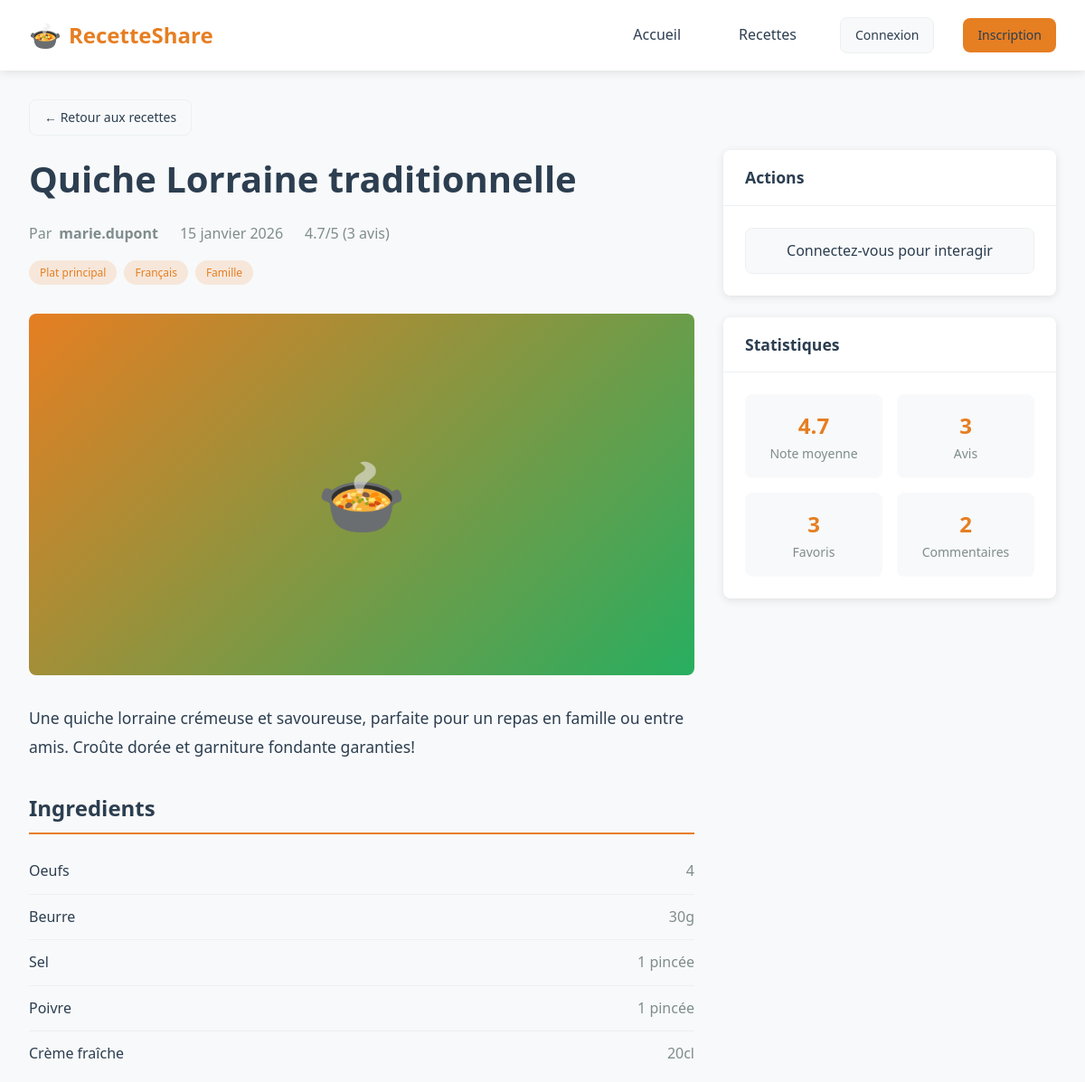
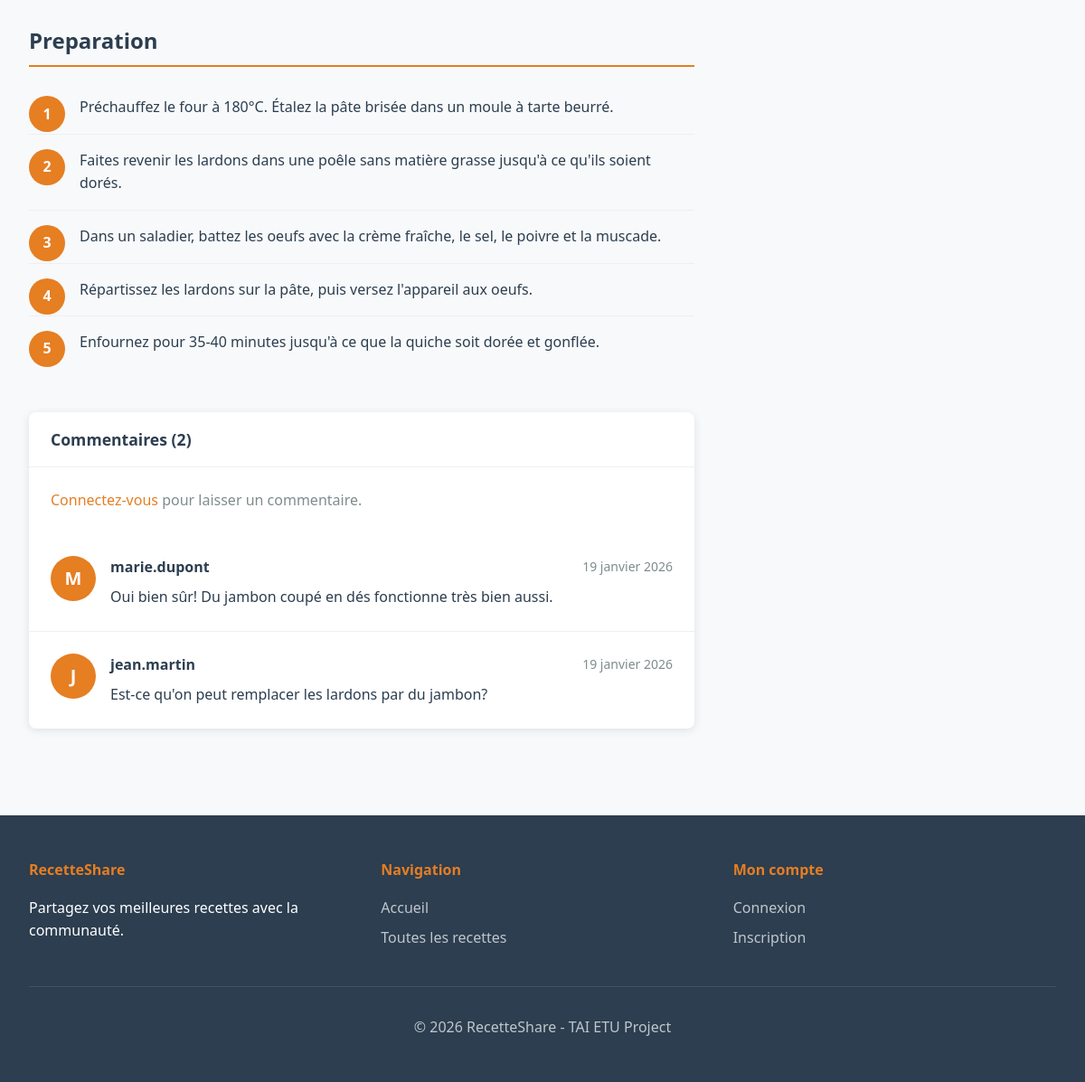
Screenshot of /pages/recipe.php?id=1 with the database file from the repository (2 pictures, top to bottom).
### tables this page shows
CREATE TABLE IF NOT EXISTS recipe (
    id INT AUTO_INCREMENT PRIMARY KEY,
    user_id INT NOT NULL,
    title VARCHAR(255) NOT NULL,
    description TEXT,
    status ENUM('draft','published','archived') DEFAULT 'draft',
    created_at DATETIME DEFAULT CURRENT_TIMESTAMP,
    updated_at DATETIME DEFAULT CURRENT_TIMESTAMP ON UPDATE CURRENT_TIMESTAMP,
    FOREIGN KEY (user_id) REFERENCES users(id)
);

CREATE TABLE IF NOT EXISTS users (
    id INT AUTO_INCREMENT PRIMARY KEY,
    email VARCHAR(191) NOT NULL UNIQUE,
    password VARCHAR(255) NOT NULL
);

CREATE TABLE IF NOT EXISTS tag (
    id INT AUTO_INCREMENT PRIMARY KEY,
    name VARCHAR(50) NOT NULL UNIQUE
);

CREATE TABLE IF NOT EXISTS recipe_ingredient (
    recipe_id INT NOT NULL,
    ingredient_id INT NOT NULL,
    quantity VARCHAR(50),
    PRIMARY KEY (recipe_id, ingredient_id),
    FOREIGN KEY (recipe_id) REFERENCES recipe(id) ON DELETE CASCADE,
    FOREIGN KEY (ingredient_id) REFERENCES ingredient(id) ON DELETE CASCADE
);

CREATE TABLE IF NOT EXISTS ingredient (
    id INT AUTO_INCREMENT PRIMARY KEY,
    name VARCHAR(100) NOT NULL UNIQUE
);

CREATE TABLE IF NOT EXISTS step (
    id INT AUTO_INCREMENT PRIMARY KEY,
    recipe_id INT NOT NULL,
    step_number INT NOT NULL,
    content TEXT NOT NULL,
    FOREIGN KEY (recipe_id) REFERENCES recipe(id) ON DELETE CASCADE
);

CREATE TABLE IF NOT EXISTS comment (
    id INT AUTO_INCREMENT PRIMARY KEY,
    user_id INT NOT NULL,
    recipe_id INT NOT NULL,
    content TEXT NOT NULL,
    created_at DATETIME DEFAULT CURRENT_TIMESTAMP,
    FOREIGN KEY (user_id) REFERENCES users(id) ON DELETE CASCADE,
    FOREIGN KEY (recipe_id) REFERENCES recipe(id) ON DELETE CASCADE
);

### includes/functions.php (called while the page is built, shortened)
<?php
function formatDate($date) {
    $timestamp = strtotime($date);
    $months = ['janvier', 'février', 'mars', 'avril', 'mai', 'juin',
               'juillet', 'août', 'septembre', 'octobre', 'novembre', 'décembre'];
    $day = date('j', $timestamp);
    $month = $months[date('n', $timestamp) - 1];
    $year = date('Y', $timestamp);
    return "$day $month $year";
}
function timeAgo($date) {
    $timestamp = strtotime($date);
    $diff = time() - $timestamp;
    return formatDate($date);
}
function getAverageRating($pdo, $recipeId) {
    $stmt = $pdo->prepare('SELECT AVG(rating) as avg_rating, COUNT(*) as count FROM rating WHERE recipe_id = ?');
    $stmt->execute([$recipeId]);
    return $stmt->fetch(PDO::FETCH_ASSOC);
}
function getRecipeTags($pdo, $recipeId) {
    $stmt = $pdo->prepare('
        SELECT t.* FROM tag t
        JOIN recipe_tag rt ON t.id = rt.tag_id
        WHERE rt.recipe_id = ?
    ');
    $stmt->execute([$recipeId]);
    return $stmt->fetchAll(PDO::FETCH_ASSOC);
}
function getRecipeIngredients($pdo, $recipeId) {
    $stmt = $pdo->prepare('
        SELECT i.name, ri.quantity
        FROM ingredient i
        JOIN recipe_ingredient ri ON i.id = ri.ingredient_id
        WHERE ri.recipe_id = ?
    ');
    $stmt->execute([$recipeId]);
    return $stmt->fetchAll(PDO::FETCH_ASSOC);
}
function getRecipeSteps($pdo, $recipeId) {
    $stmt = $pdo->prepare('SELECT * FROM step WHERE recipe_id = ? ORDER BY step_number');
    $stmt->execute([$recipeId]);
    return $stmt->fetchAll(PDO::FETCH_ASSOC);
}
function getCommentCount($pdo, $recipeId) {
    $stmt = $pdo->prepare('SELECT COUNT(*) FROM comment WHERE recipe_id = ?');
    $stmt->execute([$recipeId]);
    return $stmt->fetchColumn();
}
function getFavoriteCount($pdo, $recipeId) {
    $stmt = $pdo->prepare('SELECT COUNT(*) FROM favorite WHERE recipe_id = ?');
    $stmt->execute([$recipeId]);
    return $stmt->fetchColumn();
}
function isLoggedIn() {
    return isset($_SESSION['user_id']);
}
function getInitial($email) {
    return strtoupper(substr($email, 0, 1));
}
?>

### pages/recipe.php (the view, shortened to what this page needs)
<?php
require_once '../includes/db.php';
require_once '../includes/functions.php';
$recipeId = (int)$_GET['id'];
$stmt = $pdo->prepare('
    SELECT r.*, u.email as author_email, u.id as author_id
    FROM recipe r
    JOIN users u ON r.user_id = u.id
    WHERE r.id = ?
');
$stmt->execute([$recipeId]);
$recipe = $stmt->fetch(PDO::FETCH_ASSOC);
$isOwner = isLoggedIn() && $_SESSION['user_id'] == $recipe['author_id'];
$ingredients = getRecipeIngredients($pdo, $recipeId);
$steps = getRecipeSteps($pdo, $recipeId);
$tags = getRecipeTags($pdo, $recipeId);
$ratingData = getAverageRating($pdo, $recipeId);
$commentCount = getCommentCount($pdo, $recipeId);
$favoriteCount = getFavoriteCount($pdo, $recipeId);
$isFav = isLoggedIn() ? isFavorite($pdo, $_SESSION['user_id'], $recipeId) : false;
$stmt = $pdo->prepare('
    SELECT c.*, u.email as author_email
    FROM comment c
    JOIN users u ON c.user_id = u.id
    WHERE c.recipe_id = ?
    ORDER BY c.created_at DESC
');
$stmt->execute([$recipeId]);
$comments = $stmt->fetchAll(PDO::FETCH_ASSOC);
require_once '../includes/header.php';
?>
<div class="container">
    <div class="mb-2">
        <a href="recipes.php" class="btn btn-secondary btn-sm">&larr; Retour aux recettes</a>
    </div>
    <div class="recipe-detail">
        <div class="recipe-main">
            <div class="recipe-header">
                <h1 class="recipe-title"><?= htmlspecialchars($recipe['title']) ?></h1>
                <div class="recipe-meta">
                    <span class="recipe-meta-item">
                        Par <strong><?= htmlspecialchars(explode('@', $recipe['author_email'])[0]) ?></strong>
                    </span>
                    <span class="recipe-meta-item">
                        <?= formatDate($recipe['created_at']) ?>
                    </span>
                    <?php if ($ratingData['count'] > 0): ?>
                        <span class="recipe-meta-item">
                            <?= number_format($ratingData['avg_rating'], 1) ?>/5 (<?= $ratingData['count'] ?> avis)
                        </span>
                    <?php endif; ?>
                </div>
                <?php if (!empty($tags)): ?>
                    <div class="recipe-card-tags">
                        <?php foreach ($tags as $tag): ?>
                            <a href="recipes.php?tag=<?= $tag['id'] ?>" class="tag tag-primary"><?= htmlspecialchars($tag['name']) ?></a>
                        <?php endforeach; ?>
                    </div>
                <?php endif; ?>
            </div>
            <div class="recipe-image-placeholder">&#127858;</div>
            <?php if ($recipe['description']): ?>
                <p class="recipe-description"><?= nl2br(htmlspecialchars($recipe['description'])) ?></p>
            <?php endif; ?>
            <?php if (!empty($ingredients)): ?>
                <section class="recipe-section">
                    <h2 class="recipe-section-title">Ingredients</h2>
                    <ul class="ingredients-list">
                        <?php foreach ($ingredients as $ing): ?>
                            <li>
                                <span class="ingredient-name"><?= htmlspecialchars($ing['name']) ?></span>
                                <?php if ($ing['quantity']): ?>
                                    <span class="ingredient-quantity"><?= htmlspecialchars($ing['quantity']) ?></span>
                                <?php endif; ?>
                            </li>
                        <?php endforeach; ?>
                    </ul>
                </section>
            <?php endif; ?>
            <?php if (!empty($steps)): ?>
                <section class="recipe-section">
                    <h2 class="recipe-section-title">Preparation</h2>
                    <ol class="steps-list">
                        <?php foreach ($steps as $step): ?>
                            <li><?= nl2br(htmlspecialchars($step['content'])) ?></li>
                        <?php endforeach; ?>
                    </ol>
                </section>
            <?php endif; ?>
            <section class="comments-section card">
                <div class="card-header">
                    <h3 class="card-title">Commentaires (<?= $commentCount ?>)</h3>
                </div>
                <?php if (isLoggedIn()): ?>
                    <form method="post" class="comment-form">
                        <input type="hidden" name="action" value="comment">
                        <div class="form-group mb-2">
                            <textarea name="content" class="form-control" placeholder="Ajouter un commentaire..." required></textarea>
                        </div>
                        <button type="submit" class="btn btn-primary btn-sm">Publier</button>
                    </form>
                <?php else: ?>
                    <div class="card-body">
                        <p class="text-muted"><a href="login.php">Connectez-vous</a> pour laisser un commentaire.</p>
                    </div>
                <?php endif; ?>
                <?php if (empty($comments)): ?>
                    <div class="card-body text-center text-muted">
                        Aucun commentaire pour le moment. Soyez le premier !
                    </div>
                <?php else: ?>
                    <?php foreach ($comments as $comment): ?>
                        <div class="comment">
                            <div class="comment-avatar"><?= getInitial($comment['author_email']) ?></div>
                            <div class="comment-content">
                                <div class="comment-header">
                                    <span class="comment-author"><?= htmlspecialchars(explode('@', $comment['author_email'])[0]) ?></span>
                                    <span class="comment-date"><?= timeAgo($comment['created_at']) ?></span>
                                </div>
                                <p class="comment-text"><?= nl2br(htmlspecialchars($comment['content'])) ?></p>
                            </div>
                        </div>
                    <?php endforeach; ?>
                <?php endif; ?>
            </section>
        </div>
        <aside class="recipe-sidebar">
            <div class="card">
                <div class="card-header">
                    <h4 class="card-title">Actions</h4>
                </div>
                <div class="card-body">
                    <div class="recipe-actions">
                        <?php if (isLoggedIn()): ?>
                            <form method="post">
                                <input type="hidden" name="action" value="toggle_favorite">
                                <button type="submit" class="btn <?= $isFav ? 'btn-danger' : 'btn-secondary' ?>" style="width: 100%;">
                                    <?= $isFav ? 'Retirer des favoris' : 'Ajouter aux favoris' ?>
                                </button>
                            </form>
                            <?php if ($isOwner): ?>
                                <a href="recipe_edit.php?id=<?= $recipeId ?>" class="btn btn-primary" style="width: 100%;">Modifier</a>
                                <a href="recipe_delete.php?id=<?= $recipeId ?>" class="btn btn-danger" style="width: 100%;" onclick="return confirm('Supprimer cette recette ?')">Supprimer</a>
                            <?php endif; ?>
                        <?php else: ?>
                            <a href="login.php" class="btn btn-secondary" style="width: 100%;">Connectez-vous pour interagir</a>
                        <?php endif; ?>
                    </div>
                </div>
            </div>
            <div class="card">
                <div class="card-header">
                    <h4 class="card-title">Statistiques</h4>
                </div>
                <div class="card-body">
                    <div class="recipe-stats">
                        <div class="stat-item">
                            <div class="stat-value"><?= $ratingData['count'] > 0 ? number_format($ratingData['avg_rating'], 1) : '-' ?></div>
                            <div class="stat-label">Note moyenne</div>
                        </div>
                        <div class="stat-item">
                            <div class="stat-value"><?= $ratingData['count'] ?></div>
                            <div class="stat-label">Avis</div>
                        </div>
                        <div class="stat-item">
                            <div class="stat-value"><?= $favoriteCount ?></div>
                            <div class="stat-label">Favoris</div>
                        </div>
                        <div class="stat-item">
                            <div class="stat-value"><?= $commentCount ?></div>
                            <div class="stat-label">Commentaires</div>
                        </div>
                    </div>
                </div>
            </div>
        </aside>
    </div>
</div>
<?php require_once '../includes/footer.php'; ?>

### rows the page displays
recipe: title "Quiche Lorraine traditionnelle", user.email "marie.dupont", created_at "15 janvier 2026", description "Une quiche lorraine crémeuse et savoureuse, parfaite pour un repas en famille ou entre amis. Croûte dorée et garniture fondante garanties!"
tag: name "Plat principal"
tag: name "Français"
tag: name "Famille"
recipe_ingredient: ingredient.name "Oeufs", quantity "4"
recipe_ingredient: ingredient.name "Beurre", quantity "30g"
recipe_ingredient: ingredient.name "Sel", quantity "1 pincée"
recipe_ingredient: ingredient.name "Poivre", quantity "1 pincée"
recipe_ingredient: ingredient.name "Crème fraîche", quantity "20cl"
step: content "Préchauffez le four à 180°C. Étalez la pâte brisée dans un moule à tarte beurré."
step: content "Faites revenir les lardons dans une poêle sans matière grasse jusqu'à ce qu'ils soient dorés."
step: content "Dans un saladier, battez les oeufs avec la crème fraîche, le sel, le poivre et la muscade."
step: content "Répartissez les lardons sur la pâte, puis versez l'appareil aux oeufs."
step: content "Enfournez pour 35-40 minutes jusqu'à ce que la quiche soit dorée et gonflée."
comment: user.email "M", user.email "marie.dupont", created_at "19 janvier 2026", content "Oui bien sûr! Du jambon coupé en dés fonctionne très bien aussi."
comment: user.email "J", user.email "jean.martin", created_at "19 janvier 2026", content "Est-ce qu'on peut remplacer les lardons par du jambon?"

### other values shown
$ratingData['avg_rating'] "4.7"
$ratingData['count'] "3"
$commentCount "2"
$favoriteCount "3"
